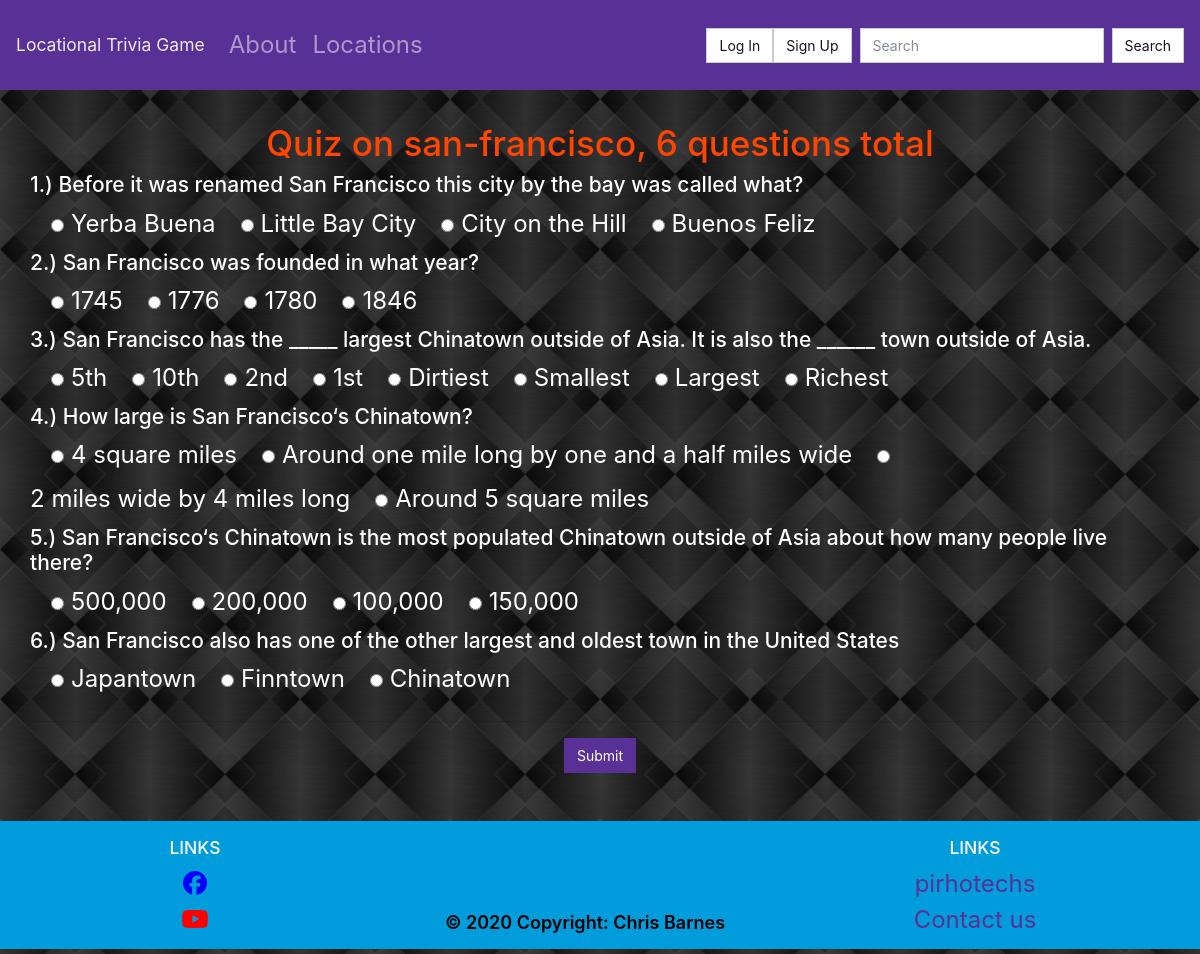
The page /trivia/san-francisco/ on the database its author committed.
### locations/models.py (models this page shows, shortened)
class Page(models.Model):
    objects = models.Manager()
    slug = models.CharField(max_length=settings.PAGE_TITLE_MAX_LENGTH, blank=True, editable=False, help_text="Unique URL path to access this page. Generated by the system.")
    created = models.DateTimeField(auto_now_add=True, help_text="The date and time this page was created. Automatically generated when the model saves.")
    modified = models.DateTimeField(auto_now=True, help_text="The date and time this page was updated. Automatically generated when the model updates.")
    title = models.CharField(max_length=settings.PAGE_TITLE_MAX_LENGTH, unique=True, default="Title of your page.")
    author = models.ForeignKey(User, on_delete=models.PROTECT, help_text="The user that posted this article.")
    content = models.TextField(default="Write the content of your page here.")

### trivia/models.py (models this page shows)
class Question(models.Model):
    objects = models.Manager()
    quiz = models.ForeignKey(Page, on_delete=models.CASCADE)
    created = models.DateTimeField(auto_now_add=True, help_text="The date&time this question was created. Automatically generated when the model saves.")
    modified = models.DateTimeField(auto_now=True, help_text="The date&time this question was updated. Automatically generated when the model updates.")
    multiple = models.BooleanField(default=False, help_text="Is this the multiple choice answer")
    points = models.IntegerField(default=10, help_text="number of points given for getting the correct answer to this question")
    content = models.CharField(max_length=200, default="Write the content of your question here.")
    def __str__(self):
        return self.content

class Choice(models.Model):
    objects = models.Manager()
    question = models.ForeignKey(Question, on_delete=models.CASCADE)
    created = models.DateTimeField(auto_now_add=True, help_text="The date&time this question was created. Automatically generated when the model saves.")
    modified = models.DateTimeField(auto_now=True, help_text="The date&time this question was updated. Automatically generated when the model updates.")
    content = models.CharField(max_length=200, default="Write the content of your question here.",)
    correct = models.BooleanField(default=False, help_text="Is this the correct answer")
    def was_published_recently(self):
        now = timezone.now()
        return now - datetime.timedelta(days=1) <= self.created <= now
    was_published_recently.admin_order_field = 'created'
    was_published_recently.boolean = True
    was_published_recently.short_description = 'Published recently?'
    def __str__(self):
        return self.content

### trivia/views.py (the view)
# urls.py: path('trivia/', include('trivia.urls')),
def trivia(request, slug):
    template_name = 'trivia/game.html'
    questions = Question.objects.filter(quiz__slug=slug)
    choices = Choice.objects.filter(question__quiz__slug=slug).order_by('created')
    num_questions = questions.count()
    context = {
        'slug': slug,
        'num_questions': num_questions,
        'questions': questions,
        'choices': choices,
    }
    return render(request, template_name, context=context)

### trivia/templates/trivia/game.html
{% extends 'base.html' %}
{% block content %}
<div class="row">
    <div class="col text-center">
        <h1>Quiz on {{ slug }}, {{ num_questions }} questions total</h1>
    </div>
</div>
<div class="row mb-5">
    <form action="" method="POST">{% csrf_token %}
        {% for question in questions %}<h4>{{ question }}</h5>
            {% for choice in choices %} {% if choice.question == question %}
                <input type="radio" id="choice" name="{{ question }}" value="{{ choice }}"><label for="choice">{{ choice }}</label>
            {% endif %} {% endfor %}
        {% endfor %}
        <hr>
        <div class="text-center">
            <button type="submit" class="btn btn-primary">Submit</button>
        </div>
    </form>
</div>
{% endblock %}

### static/style.css (style rules this page uses)
body { background: lightgrey url("images/background.jpg") center; }
label { font-size: x-large; color: white; }
h1 { color: orangered; }
h2, h3, h4, p { color: white; }
#choice { margin-left: 1.5em; margin-right: 0.5em; }

### rows shown on the page
Page: slug "san-francisco"
Question: content "1.) Before it was renamed San Francisco this city by the bay was called what?"
Choice: content "Yerba Buena"
Choice: content "Little Bay City"
Choice: content "City on the Hill"
Choice: content "Buenos Feliz"
Question: content "2.) San Francisco was founded in what year?"
Choice: content "1745"
Choice: content "1776"
Choice: content "1780"
Choice: content "1846"
Question: content "3.) San Francisco has the _____ largest Chinatown outside of Asia. It is also the ______ town outside of Asia."
Choice: content "5th"
Choice: content "10th"
Choice: content "2nd"
Choice: content "1st"
Choice: content "Dirtiest"
Choice: content "Smallest"
Choice: content "Largest"
Choice: content "Richest"
Question: content "4.) How large is San Francisco‘s Chinatown?"
Choice: content "4 square miles"
Choice: content "Around one mile long by one and a half miles wide"
Choice: content "2 miles wide by 4 miles long"
Choice: content "Around 5 square miles"
Question: content "5.) San Francisco‘s Chinatown is the most populated Chinatown outside of Asia about how many people live there?"
Choice: content "500,000"
Choice: content "200,000"
Choice: content "100,000"
Choice: content "150,000"
Question: content "6.) San Francisco also has one of the other largest and oldest town in the United States"
Choice: content "Japantown"
Choice: content "Finntown"
Choice: content "Chinatown"

### other values the page prints
{{ num_questions }} "6"
